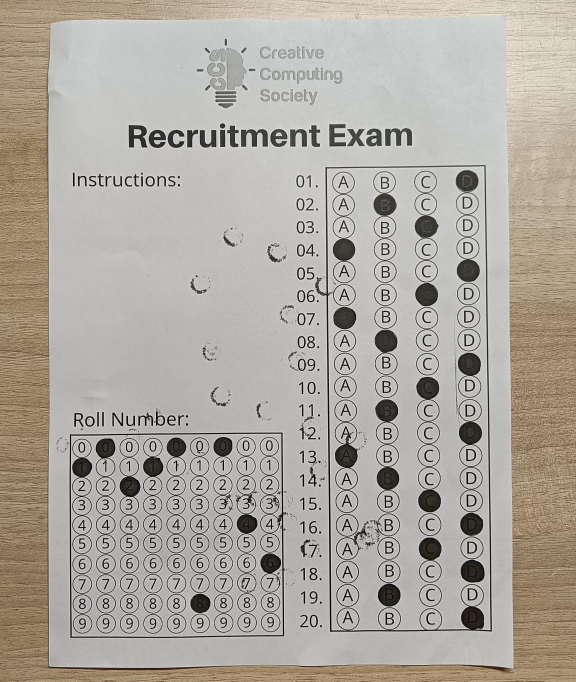
#> input picture Sheets/Paper1.jpg, 1152 x 1363 px, found by its file name (shown at 1/2 size); its folder holds only this picture in this run
$ python omr2.py
#> lines starting #> are read from the running program, lines starting #| are printed output that depends on the picture; after the words box and inside, x2 and y2 are one past the last pixel; in counts of white or black regions, pixels touching at a corner belong together
### utils.py
import cv2
import numpy as np

# [35 lines left out: function stackImages, not called in this run]

def rectCountour(coutors):
    rectCon=[]
    for i in coutors:
        area=cv2.contourArea(i)
        #print("Area",area)
        if area>50:
            peri=cv2.arcLength(i,True)
            approx = cv2.approxPolyDP(i,0.02*peri,True)
            #print("Corner points: ",len(approx))
            if len(approx)==4:
                rectCon.append(i)
    rectCon = sorted(rectCon,key=cv2.contourArea,reverse=True)
    return rectCon

def getCornerPoints(cont):
    peri = cv2.arcLength(cont, True)
    approx = cv2.approxPolyDP(cont, 0.02 * peri, True)
    return approx

def reorder(myPoints):
    myPoints = myPoints.reshape((4,2))
    myPointsNew = np.zeros((4,1,2),np.int32)
    #Array has 4 rows and 2 columns
    add = myPoints.sum(1)
    #print(myPoints)
    #print(add)
    #The smallest value would be the start
    myPointsNew[0] = myPoints[np.argmin(add)]
    myPointsNew[3]= myPoints[np.argmax(add)]
    diff = np.diff(myPoints,axis=1)
    myPointsNew[1]=myPoints[np.argmin(diff)]
    myPointsNew[2]=myPoints[np.argmax(diff)]

    return myPointsNew

def splitBoxes(img):
    rows = np.vsplit(img,20)
    boxes=[]
    for r in rows:
        cols = np.hsplit(r,4)
        for box in cols:
            boxes.append(box)
            #cv2.imshow("Split",box) total boxes

    return boxes

def splitBoxes1(img):
    rows1 = np.hsplit(img,9)
    boxes1=[]
    for r in rows1:
        cols1 = np.vsplit(r,10)
        for box in cols1:
            boxes1.append(box)
            #cv2.imshow("Split",box) total boxes

    return boxes1

### omr2.py

import cv2
import numpy as np
import utils
import os
import csv

questions=20
choices =4
height,width=720,720
ans = [1,2,0,1,4,1,2,0,1,4,1,2,0,1,4,1,2,0,1,4]
AllRollNumbers=[]
AllData=[]
with open('results.csv', 'w') as f:
    writer = csv.writer(f)
    writer.writerow(["Roll Number", "Marks"])

dir_path = r'Sheets'
count = 0
Pics=os.listdir(dir_path)
for path in os.listdir(dir_path):
    if os.path.isfile(os.path.join(dir_path, path)):
        count += 1
for i in range(count):
    img = cv2.imread('Sheets\\' + Pics[i])
#> img is the input picture: shape (1363, 1152, 3); mean B, G, R 161.1, 168.8, 174.1


    img = cv2.resize(img, (height, width))
#> img: shape (720, 720, 3)
    imgContours = img.copy()
    Markings = img.copy()
    imgBlank = np.zeros_like(img)
    imgGray = cv2.cvtColor(img, cv2.COLOR_BGR2GRAY)
    imgBlur = cv2.GaussianBlur(imgGray, (5, 5), 1)
    imgCanny = cv2.Canny(imgBlur, 10, 50)
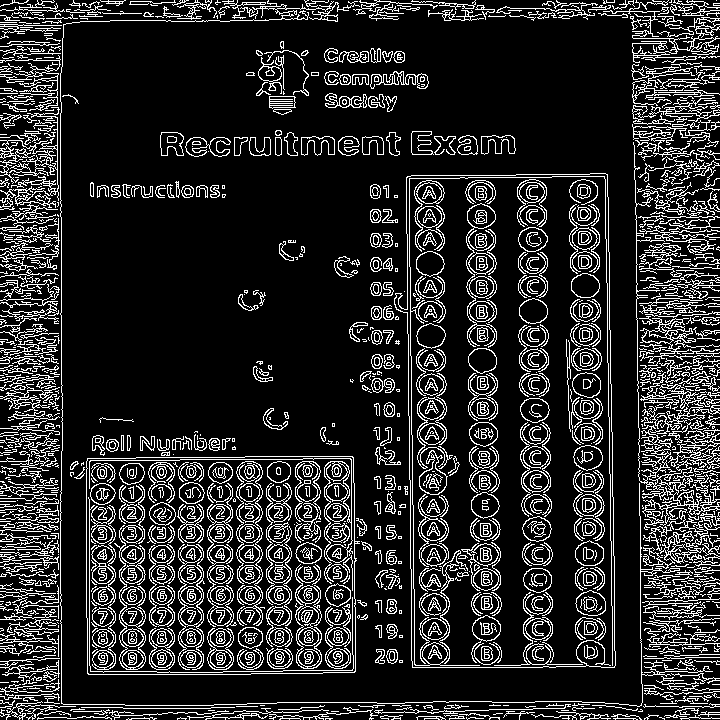
#> imgCanny: shape (720, 720); 16.1% white in thin lines or dots


    countours, hierarchy = cv2.findContours(imgCanny, cv2.RETR_EXTERNAL, cv2.CHAIN_APPROX_NONE)
#> countours = 820 contours, 639 with area under 20; largest, box (x1, y1, x2, y2) and area: (394, 173, 616, 668) 99770, (86, 456, 360, 675) 58078, (633, 142, 720, 569) 1861, (0, 107, 60, 220) 733, (639, 316, 720, 364) 608
    cv2.drawContours(imgContours, countours, -1, (0, 255, 0), 10)
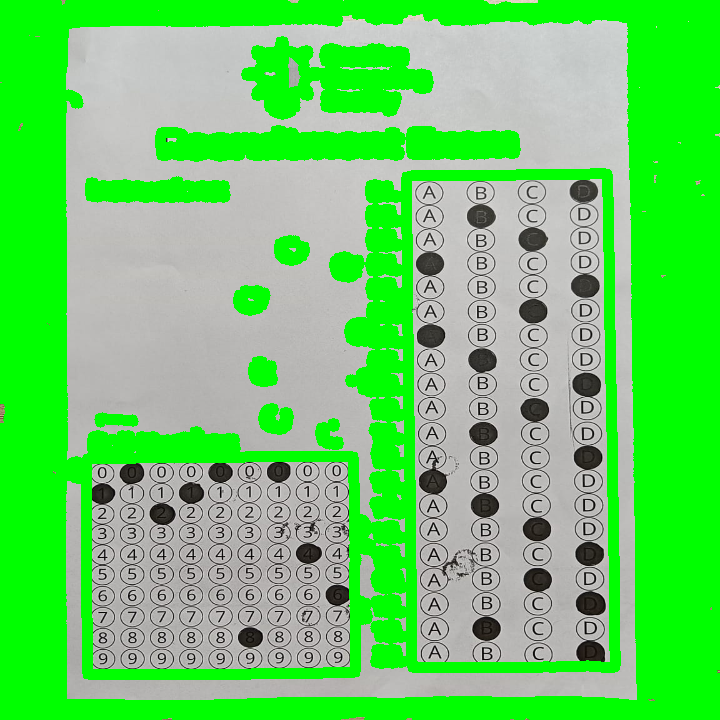
#> imgContours: shape (720, 720, 3); mean B, G, R 102.7, 208.4, 104.4
    rectCon = utils.rectCountour(countours)
#> the loop in rectCountour, `for i in coutors:` made 820 passes
#> (area, peri, approx) on passes 145, 300, 404, 432, 502: (192, 1121.4, [[719, 593], [643, 622], [713, 625], [649, 602]]), (58078, 983.9, [[353, 457], [87, 458], [87, 673], [354, 672]]), (145, 543.9, [[0, 396], [49, 406], [17, 401], [59, 387]]), (419.5, 1164.1, [[642, 388], [703, 406], [657, 433], [719, 413]]), (608, 1152.1, [[639, 318], [675, 350], [640, 360], [719, 356]])
#> after the loop in rectCountour, `for i in coutors:`: rectCon = 8 contours; box (x1, y1, x2, y2) and area: (394, 173, 616, 668) 99770, (86, 456, 360, 675) 58078, (639, 316, 720, 364) 608, (640, 372, 720, 434) 420, (269, 96, 296, 109) 278, (642, 593, 720, 632) 192, (0, 384, 60, 412) 145, (496, 2, 598, 20) 106
    biggestContour = utils.getCornerPoints(rectCon[0])
#> in getCornerPoints, `peri = cv2.arcLength(cont, True)`: peri = 1454.5
#> in getCornerPoints, `approx = cv2.approxPolyDP(cont, 0.02 * peri, True)`: approx = [[605, 173], [406, 177], [412, 667], [615, 665]]
#> biggestContour = [[605, 173], [406, 177], [412, 667], [615, 665]]
    RollNumberPoints = utils.getCornerPoints(rectCon[1])
#> RollNumberPoints = [[353, 457], [87, 458], [87, 673], [354, 672]]

    if biggestContour.size != 0 and RollNumberPoints.size != 0:
        myData=[]
        cv2.drawContours(Markings,biggestContour,-1,(0,255,0),20)
        cv2.drawContours(Markings,RollNumberPoints, -1, (0, 0,255), 20)
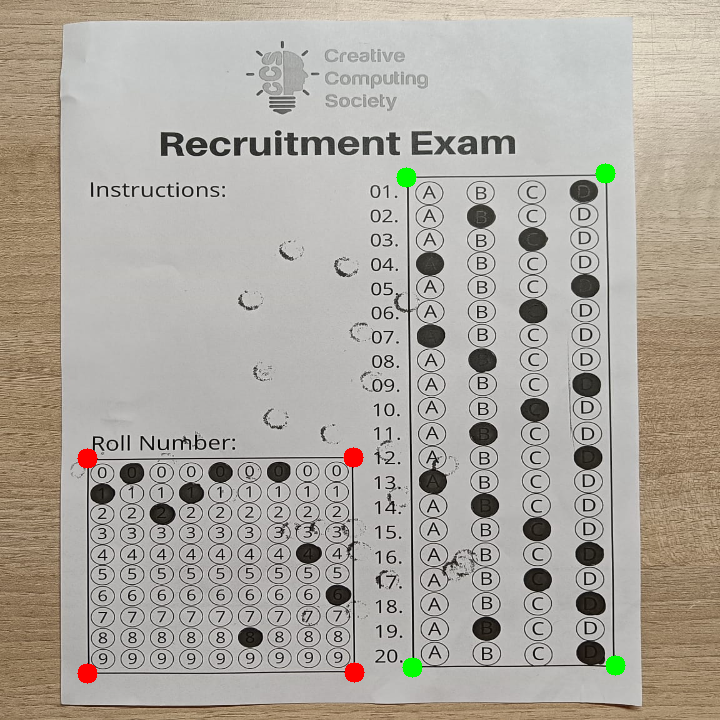
#> Markings: shape (720, 720, 3); mean B, G, R 160.1, 168.4, 173.7
        biggestContour=utils.reorder(biggestContour)
#> in reorder, `myPoints = myPoints.reshape((4,2))`: myPoints = [[605, 173], [406, 177], [412, 667], [615, 665]]
#> in reorder, `add = myPoints.sum(1)`: add = [778, 583, 1079, 1280]
#> in reorder, `diff = np.diff(myPoints,axis=1)`: diff = [-432, -229, 255, 50]
#> biggestContour = [[406, 177], [605, 173], [412, 667], [615, 665]]
        RollNumberPoints=utils.reorder(RollNumberPoints)
#> RollNumberPoints = [[87, 458], [353, 457], [87, 673], [354, 672]]

        pt1 = np.float32(biggestContour)
#> pt1 = [[406, 177], [605, 173], [412, 667], [615, 665]]
        pt2 = np.float32([[0,0],[width,0],[0,height],[width,height]])
        matrix = cv2.getPerspectiveTransform(pt1,pt2)
#> matrix = [[3.69, -0.0452, -1490.6], [0.0306, 1.52, -281.9], [2.21e-05, 4.1e-05, 1]]
        imgWarpColored= cv2.warpPerspective(img,matrix,(width,height))
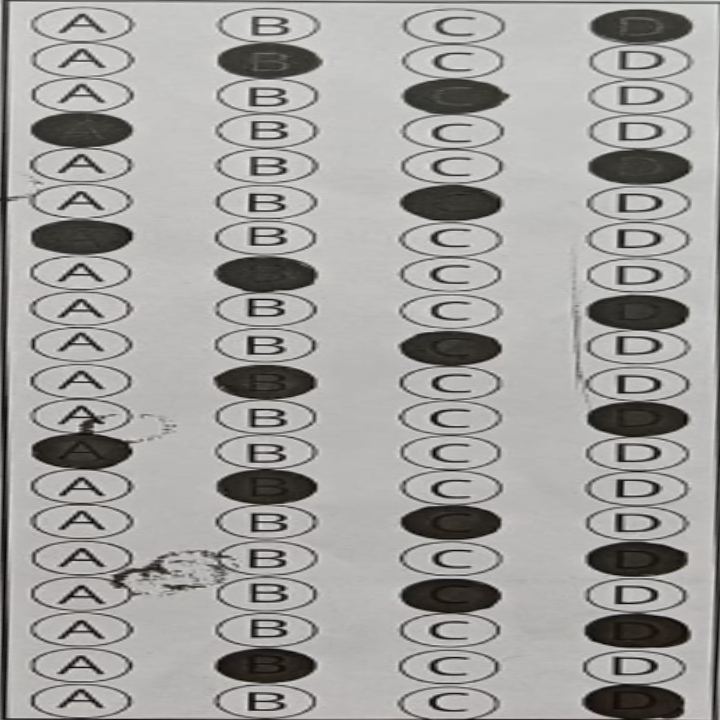
#> imgWarpColored: shape (720, 720, 3); mean B, G, R 159.2, 161.5, 162.6

        pt11 = np.float32(RollNumberPoints)
#> pt11 = [[87, 458], [353, 457], [87, 673], [354, 672]]
        pt12 = np.float32([[0,0],[width,0],[0,width],[height,width]])
        matrix1 = cv2.getPerspectiveTransform(pt11,pt12)
#> matrix1 = [[2.73, 1.4e-17, -237.4], [0.0127, 3.39, -1553.1], [1.32e-07, 1.76e-05, 1]]
        imgWarpColored1= cv2.warpPerspective(img,matrix1,(height,width))
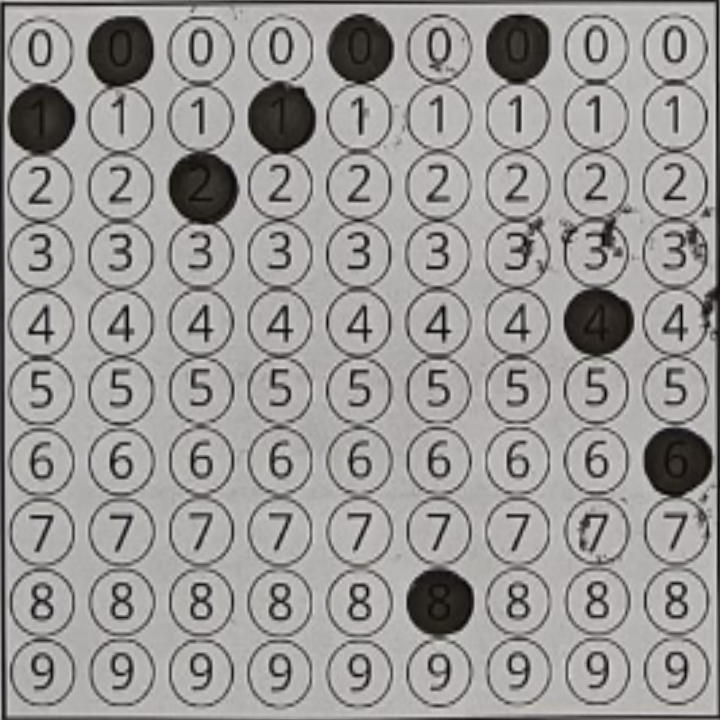
#> imgWarpColored1: shape (720, 720, 3); mean B, G, R 151.1, 152.8, 155.1


        imgWarpGray = cv2.cvtColor(imgWarpColored,cv2.COLOR_BGR2GRAY)
        imgThresh = cv2.threshold(imgWarpGray,150,255,cv2.THRESH_BINARY_INV)[1]
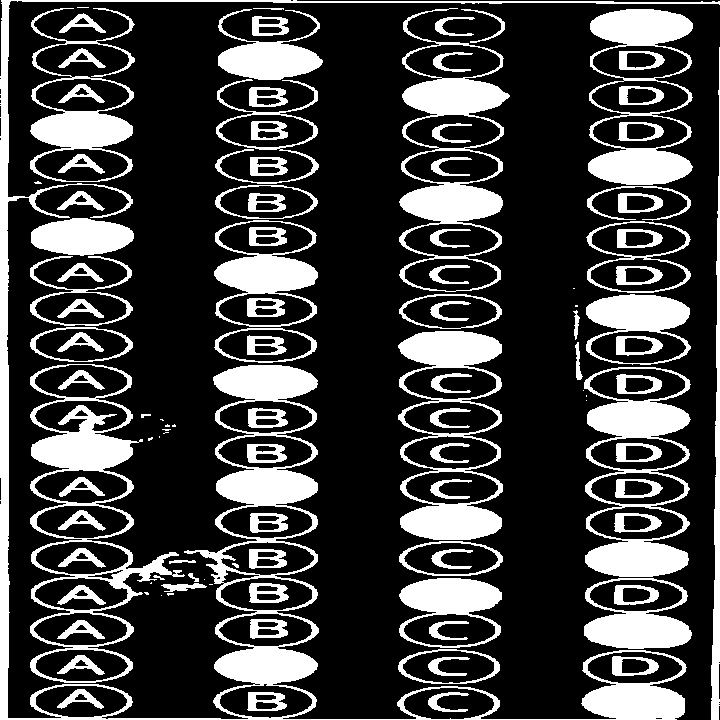
#> imgThresh: shape (720, 720); 24.6% white; 113 white regions (20 under 20 px), largest, box (x1, y1, x2, y2) and area: (0, 0, 720, 720) 26943, (30, 364, 185, 683) 9219, (399, 8, 510, 292) 8656

        boxes = utils.splitBoxes(imgThresh)
#> in splitBoxes, `rows = np.vsplit(img,20)`: rows = 20 items
#> the loop in splitBoxes, `for r in rows:` made 20 passes
#> after the loop in splitBoxes, `for r in rows:`: boxes = 80 items
#> boxes = 80 items
        myPixelVal = np.zeros((questions,choices))
        countC = 0
        countR = 0
        for image in boxes:
            totalPixels = cv2.countNonZero(image)
            myPixelVal[countR][countC] = totalPixels
            countC+=1
            if(countC == choices):
                countR+=1
                countC=0
#> this loop made 80 passes
#> totalPixels on passes 1 to 8: 1258, 1112, 970, 2765, 1085, 2669, 726, 1286
#> after the loop, countC = 0; countR = 20; myPixelVal = 20 rows, first 6: [1258, 1112, 970, 2765], [1085, 2669, 726, 1286], [1088, 1162, 2693, 907], [3113, 921, 987, 924], [1289, 966, 793, 2857], [1239, 914, 2827, 1175]
        #print(myPixelVal)

        myIndex = []
        for x in range(0,questions):
            array = myPixelVal[x]
            #print(array)
            myIndexVal = np.where(array ==np.amax(array))
            #print(myIndexVal[0])
            myIndex.append(myIndexVal[0][0])
#> this loop made 20 passes
#> (array, myIndexVal) on passes 1 to 8: ([1258, 1112, 970, 2765], ([3],)), ([1085, 2669, 726, 1286], ([1],)), ([1088, 1162, 2693, 907], ([2],)), ([3113, 921, 987, 924], ([0],)), ([1289, 966, 793, 2857], ([3],)), ([1239, 914, 2827, 1175], ([2],)), ([3176, 920, 960, 1035], ([0],)), ([1199, 2874, 812, 1087], ([1],))
#> after the loop, myIndex = [3, 1, 2, 0, 3, 2, 0, 1, 3, 2, 1, 3, 0, 1, 2, 3, 2, 3, 1, 3]
        #print(myIndex)

        score=0
        for x in range(0,questions):
            if ans[x] == myIndex[x]:
                score+=1
            else:
                pass
#> after the loop, score = 5
        #print(grading)


        imgWarpGray1 = cv2.cvtColor(imgWarpColored1,cv2.COLOR_BGR2GRAY)
        imgThresh1 = cv2.threshold(imgWarpGray1,150,255,cv2.THRESH_BINARY_INV)[1]
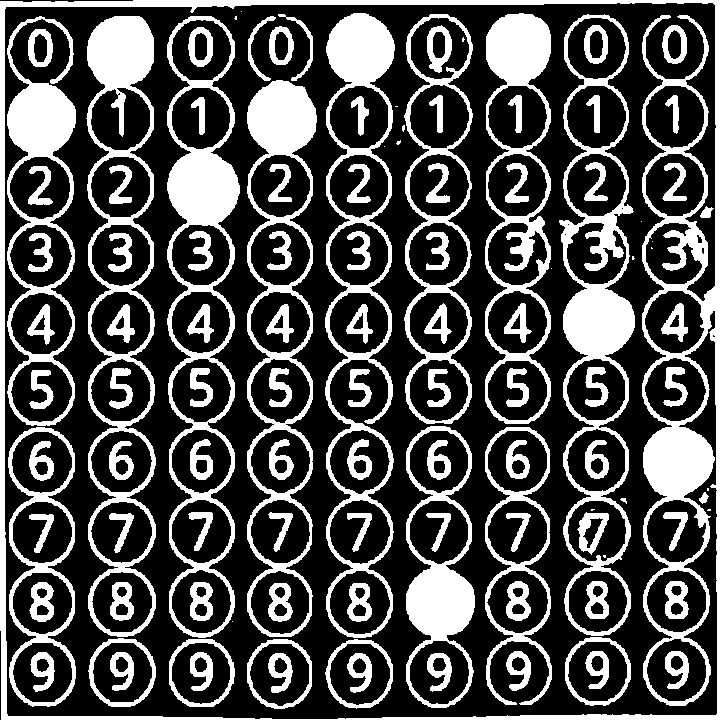
#> imgThresh1: shape (720, 720); 30.4% white; 116 white regions (17 under 20 px), largest, box (x1, y1, x2, y2) and area: (0, 0, 720, 720) 25951, (559, 14, 635, 636) 11856, (86, 16, 156, 637) 11373

        boxes1 = utils.splitBoxes1(imgThresh1)
#> in splitBoxes1, `rows1 = np.hsplit(img,9)`: rows1 = 9 items
#> the loop in splitBoxes1, `for r in rows1:` made 9 passes
#> after the loop in splitBoxes1, `for r in rows1:`: boxes1 = 90 items
#> boxes1 = 90 items
        myPixelVal1 = np.zeros((9,10))
        countC1 = 0
        countR1 = 0
        for image1 in boxes1:
            totalPixels1 = cv2.countNonZero(image1)
            myPixelVal1[countR1][countC1] = totalPixels1
            countC1+=1
            if(countC1 == 10):
                countR1+=1
                countC1=0
#> this loop made 90 passes
#> totalPixels1 on passes 1 to 8: 1859, 4007, 1881, 1781, 1775, 1772, 1836, 1717
#> after the loop, countC1 = 0; countR1 = 9

        myIndex1 = []
        for x1 in range(0,9):
            array1 = myPixelVal1[x1]
            #print(array)
            myIndexVal1 = np.where(array1==np.amax(array1))
            #print(myIndexVal[0])
            myIndex1.append(myIndexVal1[0][0])
#> this loop made 9 passes
#> (array1, myIndexVal1) on passes 1 to 6: ([1859, 4007, 1881, 1781, 1775, 1772, 1836, 1717, 1969, 1947], ([1],)), ([3825, 1570, 1377, 1479, 1458, 1441, 1485, 1322, 1514, 1543], ([0],)), ([1753, 1196, 4044, 1582, 1468, 1436, 1440, 1272, 1484, 1392], ([2],)), ([1456, 3781, 1440, 1375, 1454, 1414, 1451, 1228, 1441, 1274], ([1],)), ([3717, 1411, 1339, 1385, 1412, 1403, 1461, 1204, 1426, 1336], ([0],)), ([1695, 1150, 1311, 1380, 1467, 1384, 1434, 1313, 3757, 1400], ([8],))
#> after the loop, myIndex1 = [1, 0, 2, 1, 0, 8, 0, 4, 6]
        myData+= [(''.join((str(i) for i in myIndex1)))]

        myData+=(str(score))
#> myData = ['102108046', '5']
        if (''.join(str(i) for i in myIndex1)) in AllRollNumbers:
            pass
        else:
            AllData+=[myData]
#> AllData = [['102108046', '5']]
            AllRollNumbers += [(''.join(str(i) for i in myIndex1))]
            myData=[]

with open('results.csv', 'a',newline='') as f:
    writer = csv.writer(f)
    writer.writerows(AllData)
